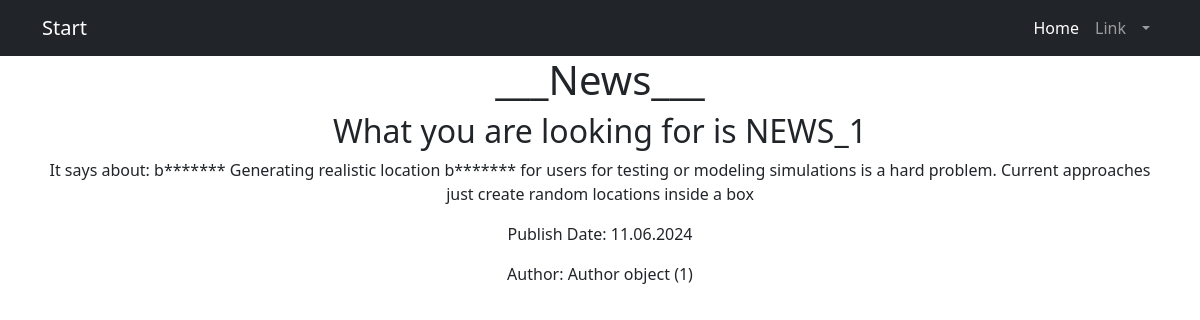
/news/1/, run on an earlier commit of the app's database.
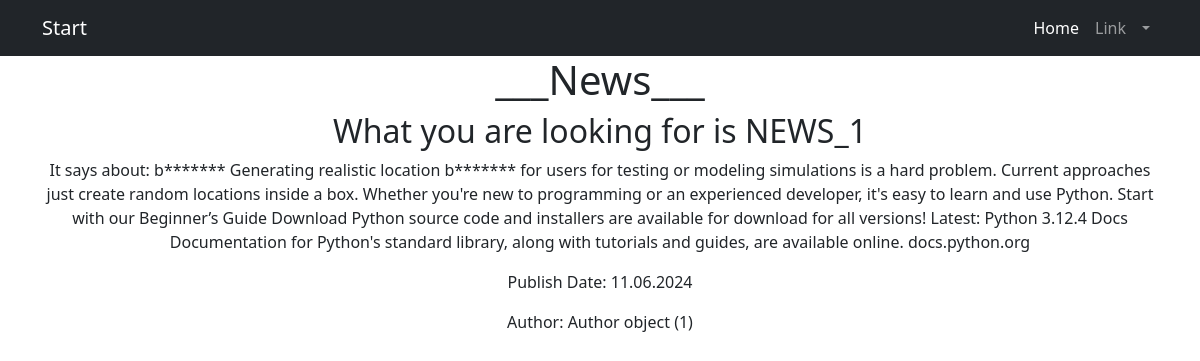
And on a later commit of the database.
### news/models.py (models this page shows, shortened)
class Post(models.Model):
    author = models.ForeignKey('Author', on_delete=models.CASCADE, blank=True)
    POST_TYPES = (
        ('article', 'Article'),
        ('news', 'News'),
    )
    post_type = models.CharField(max_length=10, choices=POST_TYPES)
    created_at = models.DateTimeField(auto_now_add=True)
    categories = models.ManyToManyField('Category', through='PostCategory')
    title = models.CharField(max_length=255)
    content = models.TextField()
    rating = models.IntegerField(default=0)

### news/views.py (the view)
# urls.py: path('news/<int:id>/', views.news_full_detail, name='news_full_detail'),
def news_full_detail(request, id):
    post = Post.objects.get(pk=id)
    post_info = {
        'title': post.title,
        'content': post.content,
        'publish_date': post.created_at.strftime('%d.%m.%Y'),
        'author': post.author,
    }
    return render(request, 'news_full_detail.html', {'post': post_info})

### news/templatetags/censor.py (called while the page is built)
@register.filter(name='censor')
def censor(value):
    banned_words = ['badword1', 'badword2']
    for word in banned_words:
        if isinstance(word, str):
            value = value.replace(word[1:], '*' * len(word[1:]))
    return value

### news/templates/news_full_detail.html
{% extends 'flatpages/default.html' %}
{% load censor %}
{% block content %}
<h1>___News___</h1>
    <h2>What you are looking for is {{ post.title|censor }}</h2>
    <p>It says about: {{ post.content|censor }}</p>
    <p>Publish Date: {{ post.publish_date }}</p>
    {% if post.author %}
    <p>Author: {{ post.author }}</p>
    {% endif %}
{% endblock %}

What changed in the data, as far as the page shows it:
changed Post "NEWS_1": content|censor "…random locations inside a box" → "…random locations inside a box. Whether you're new to programming or an experienced developer, it's easy to learn and use Python. Start with our Beginner’s Guide Download Python source code and installers are available for download for all versions! Latest: Python 3.12.4 Docs Documentation for Python's standard library, along with tutorials and guides, are available online. docs.python.org"
